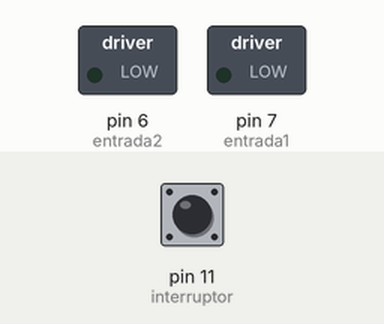
Recording of a sketch running on a simulated Arduino Uno, built with avr-gcc and run on an emulated ATmega328P. Shown: switched loads named in the sketch (green lamp = pin HIGH). Inputs (shaded band) come from the test bench; at power-on: pin 11 (interruptor) LOW.

Above: at 1.2 s.
1.3 s: pin 11 (interruptor) pulled HIGH for 0.15 s
At 1.37 s:
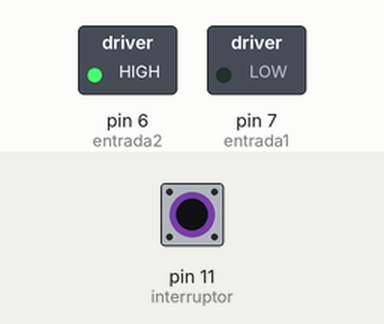
2.9 s: pin 11 (interruptor) pulled HIGH for 3.2 s
At 7.5 s:
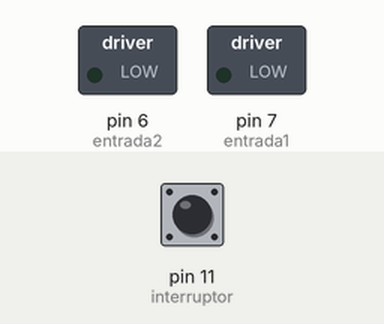
Timing chart, 0 to 9.0 s (numbered marks = the images above; inputs shaded):
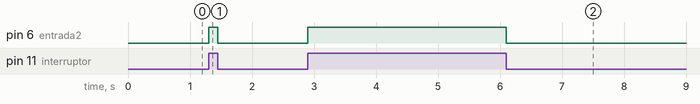

The sketch:

DRIVER_L293D.ino
```cpp
//variables
int interruptor =11;
int valor=0;
int entrada1=7;
int entrada2=6;

void setup()
{
pinMode(interruptor, INPUT);
pinMode(entrada1, OUTPUT);
pinMode(entrada2, OUTPUT);
digitalWrite(10, HIGH);
}

void loop()
{
valor= digitalRead(interruptor);
  if (valor==1) {
    digitalWrite(entrada1, LOW);
    digitalWrite(entrada2, HIGH);
  }
  else{
    digitalWrite(entrada1, LOW);
    digitalWrite(entrada2, LOW);
  }
}
```

Measured:
- after the input at 1.3 s, pin 6 (entrada2): LOW → HIGH at once, → LOW 0.15 s later
- after the input at 2.9 s, pin 6 (entrada2): LOW → HIGH at once, → LOW 3.2 s later
